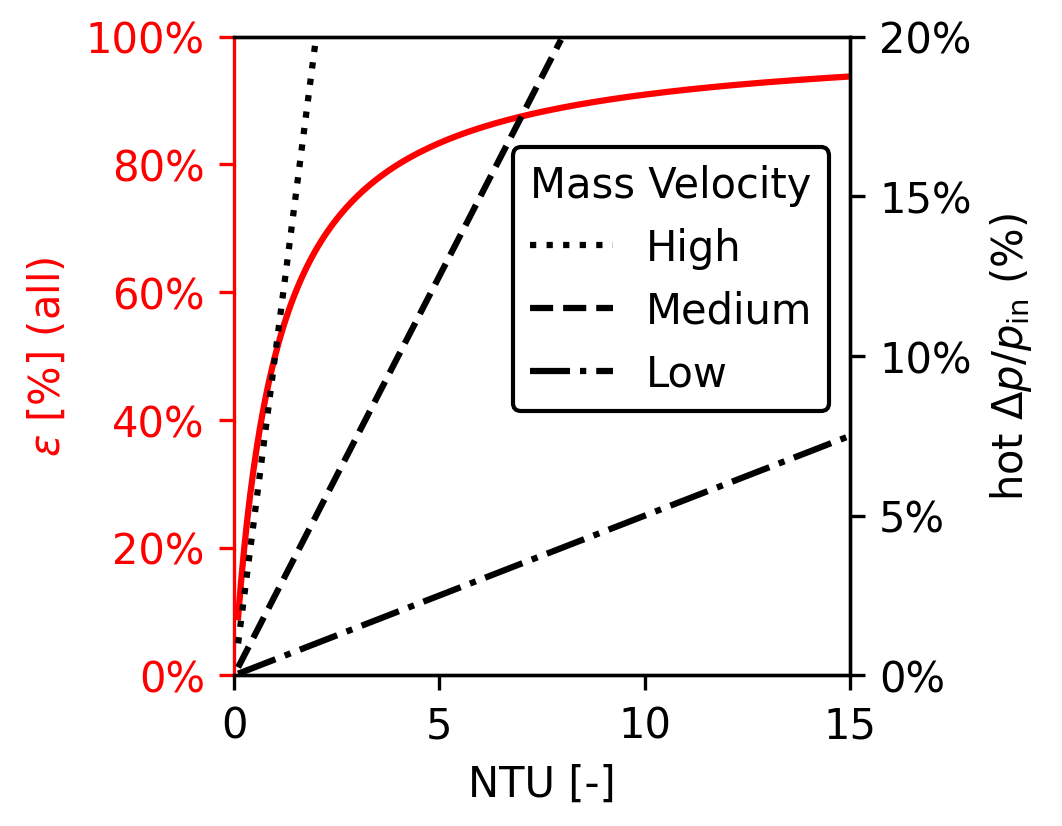

Recreate this plot in Python.
import os

import matplotlib.pyplot as plt
import xflow
from xflow import create_plot

save_dir = os.path.dirname(os.path.abspath(__file__))

# Default modeling assumptions
DEFAULT_C_COLD_OVER_C_HOT = 1.0  # C_cold / C_hot
DEFAULT_ST_OVER_F = 0.4  # Assumed same for both fluids
DEFAULT_F_C_OVER_F_H = 1.0  # f_c/f_h
DEFAULT_D_R = 1.0  # d_r = sigma_r/A_r (cold/hot ratio)
DEFAULT_G2_H = 1e-5  # g2_h

DEFAULT_DP_MAX = 0.2

PLOT_TRIPLE_G2 = [1e-3, 5e-3, 20e-3]  # or None for single g2_h


def save_figures(
    c_cold_over_c_hot,
    st_over_f,
    f_c_over_f_h,
    d_r,
    g2_h,
    dp_max=DEFAULT_DP_MAX,
    base_name="newfig1",
    plot_triple_g2=None,
):
    """
    Save figures as SVG, TIFF, and HD PNG for given parameter values.

    Parameters:
        plot_triple_g2: If None, use g2_h, else except array of g2 values to plot
    """
    # Set font sizes to match Word (10pt = 10 points)
    plt.rcParams.update(
        {
            "font.size": 10,
            "axes.titlesize": 10,
            "axes.labelsize": 10,
            "xtick.labelsize": 10,
            "ytick.labelsize": 10,
            "legend.fontsize": 10,
            "figure.titlesize": 10,
        }
    )

    # Ensure SHOW_CUBIC is False for this figure
    xflow.SHOW_CUBIC = False

    fig = plt.figure(figsize=(9 / 2.54, 7 / 2.54))
    ax = plt.subplot(111)
    ax_twin = ax.twinx()

    create_plot(
        c_cold_over_c_hot,
        st_over_f,
        f_c_over_f_h,
        d_r,
        g2_h,
        ntu_max=15.0,
        dp_max=dp_max,
        ax=ax,
        ax_twin=ax_twin,
        plot_triple_g2=plot_triple_g2,
        framework="agnostic",  # Default framework for saved figures
        t=2.0,
        t_dead_over_t_cold_in=1.0,
        p_cold_in_over_p_hot_in=1.0,
        p_dead_over_p_hot_in=1.0,
        gamma=1.4,
    )
    # Remove existing legend if present
    legend = ax.get_legend()
    if legend:
        legend.remove()
    legend_twin = ax_twin.get_legend()
    if legend_twin:
        legend_twin.remove()

    # Add legend at new location
    handles1, labels1 = ax.get_legend_handles_labels()
    handles2, labels2 = ax_twin.get_legend_handles_labels()
    # ax.legend(handles1 + handles2, labels1 + labels2, loc="center right") # incl eps
    # ax.legend(handles2, labels2, loc="center right")  # just have g^2 values
    # Add new legend using handles2 with custom labels High, Medium, Low and a title
    custom_labels = ["High", "Medium", "Low"]
    legend = ax.legend(
        handles=handles2,
        labels=custom_labels,
        title="Mass Velocity",
        loc="center right",
        bbox_to_anchor=(1, 0.62),  # Move legend up (y value: 0=bottom, 1=top)
        frameon=True,
        edgecolor="black",
        facecolor="white",
        framealpha=1.0,
        fancybox=True,
    )

    # Remove title if present
    ax.set_title("")

    # Ensure x-axis shows only 0, 5, 10, 15 with integer formatting
    ax.set_xticks([0, 5, 10, 15])
    ax.xaxis.set_major_formatter(plt.FuncFormatter(lambda x, p: f"{x:.0f}"))

    plt.tight_layout(pad=0.5)

    # Save as SVG
    fig.savefig(
        os.path.join(save_dir, f"{base_name}.svg"),
        dpi=300,
        facecolor="white",
        format="svg",
        bbox_inches=None,
        pad_inches=0,
    )

    # Save as TIFF
    fig.savefig(
        os.path.join(save_dir, f"{base_name}.tiff"),
        dpi=300,
        facecolor="white",
        format="tiff",
        bbox_inches=None,
        pad_inches=0,
    )

    # Save as HD PNG
    fig.savefig(
        os.path.join(save_dir, f"{base_name}.png"),
        dpi=300,
        facecolor="white",
        format="png",
        bbox_inches=None,
        pad_inches=0,
    )

    plt.close(fig)
    print(f"Saved figures: {base_name}.svg, {base_name}.tiff, {base_name}.png")


if __name__ == "__main__":
    # Save figures
    save_figures(
        DEFAULT_C_COLD_OVER_C_HOT,
        DEFAULT_ST_OVER_F,
        DEFAULT_F_C_OVER_F_H,
        DEFAULT_D_R,
        DEFAULT_G2_H,
        dp_max=DEFAULT_DP_MAX,
        base_name="newfig1",
        plot_triple_g2=PLOT_TRIPLE_G2,
    )
